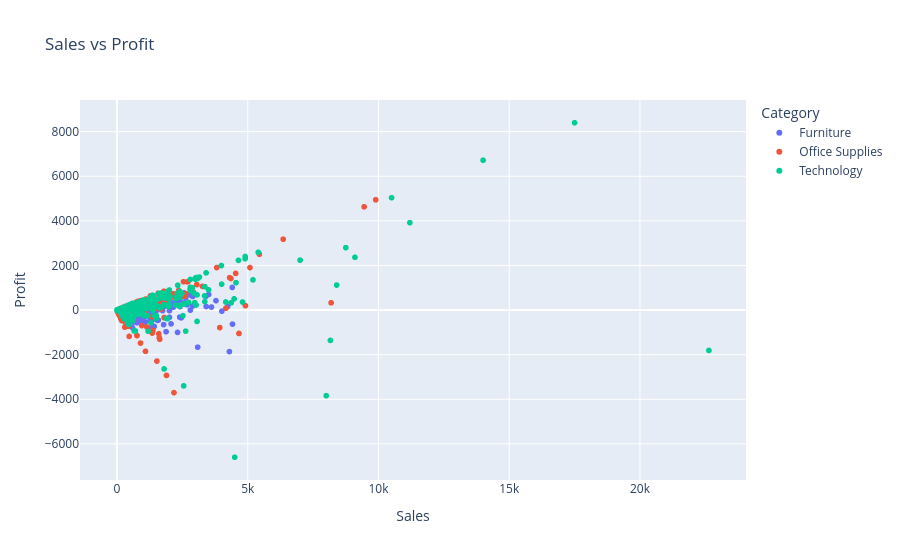

Source (notebook cell):
### Code cell
fig = px.scatter(
    df,
    x="Sales",
    y="Profit",
    color="Category",
    hover_name="Customer Name",
    title="Sales vs Profit"
)

fig.show()

### Figure 1 — Plotly figure (JSON) as saved in the notebook; plotly's stock layout.template omitted (floating-point values rounded to 4 significant figures; data arrays with more than 128 entries replaced by an {"elided": "..."} marker saying what was removed)
{"data": [{"hovertemplate": "<b>%{hovertext}</b><br><br>Category=Furniture<br>Sales=%{x}<br>Profit=%{y}<extra></extra>", "hovertext": {"elided": "2121 str values"}, "legendgroup": "Furniture", "marker": {"color": "#636efa", "symbol": "circle"}, "mode": "markers", "name": "Furniture", "showlegend": true, "type": "scattergl", "x": {"elided": "2121 float values"}, "xaxis": "x", "y": {"elided": "2121 float values"}, "yaxis": "y"}, {"hovertemplate": "<b>%{hovertext}</b><br><br>Category=Office Supplies<br>Sales=%{x}<br>Profit=%{y}<extra></extra>", "hovertext": {"elided": "6026 str values"}, "legendgroup": "Office Supplies", "marker": {"color": "#EF553B", "symbol": "circle"}, "mode": "markers", "name": "Office Supplies", "showlegend": true, "type": "scattergl", "x": {"elided": "6026 float values"}, "xaxis": "x", "y": {"elided": "6026 float values"}, "yaxis": "y"}, {"hovertemplate": "<b>%{hovertext}</b><br><br>Category=Technology<br>Sales=%{x}<br>Profit=%{y}<extra></extra>", "hovertext": {"elided": "1847 str values"}, "legendgroup": "Technology", "marker": {"color": "#00cc96", "symbol": "circle"}, "mode": "markers", "name": "Technology", "showlegend": true, "type": "scattergl", "x": {"elided": "1847 float values"}, "xaxis": "x", "y": {"elided": "1847 float values"}, "yaxis": "y"}], "layout": {"legend": {"title": {"text": "Category"}, "tracegroupgap": 0}, "title": {"text": "Sales vs Profit"}, "xaxis": {"anchor": "y", "domain": [0, 1], "title": {"text": "Sales"}}, "yaxis": {"anchor": "x", "domain": [0, 1], "title": {"text": "Profit"}}}}
